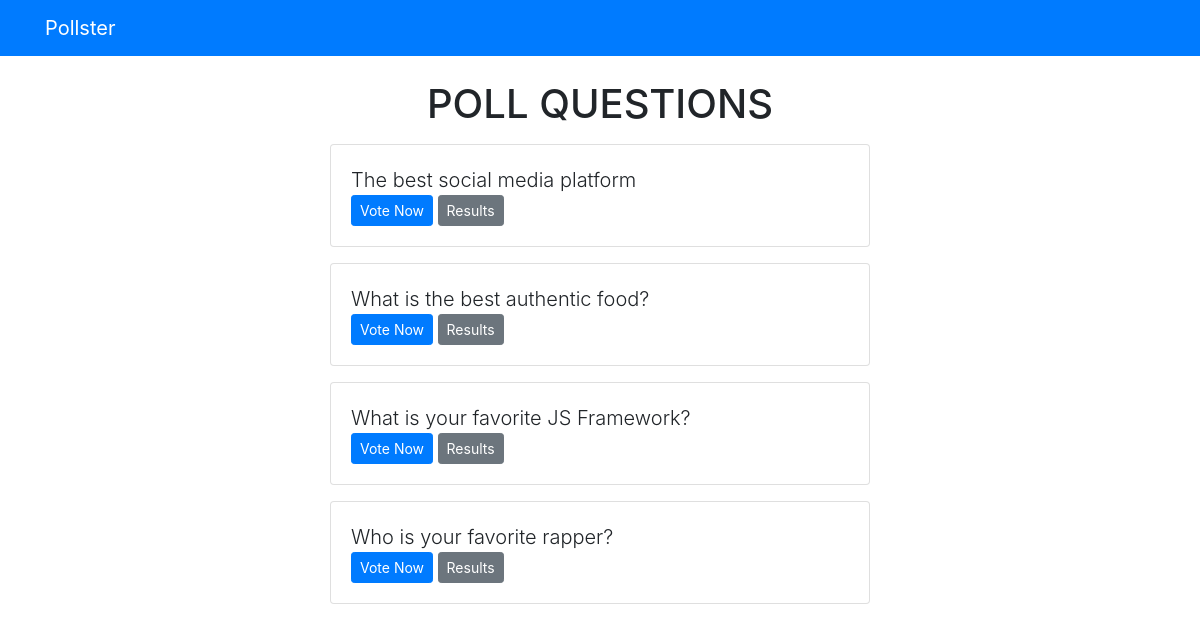
Screenshot of /polls/ with the database file from the repository.
### polls/models.py (models this page shows, shortened)
class Question(models.Model):
    question_text = models.CharField(max_length=200)
    publish_date = models.DateTimeField('Date Published')

### polls/views.py (the view)
def index(request):
    latest_question_list = Question.objects.order_by('-publish_date')[:5]
    context = {'latest_question_list': latest_question_list}
    return render(request, 'polls/index.html', context)

### templates/polls/index.html
{% extends 'base.html' %}
{% block content %}
    <h1 class="text-center mb-3">POLL QUESTIONS</h1>
    {% if latest_question_list %}
        {% for question in latest_question_list %}
            <div class="card mb-3">
                <div class="card-body">
                    <div class="lead">{{ question.question_text }}</div>
                    <a href="{% url 'polls:detail' question.id %}" class="btn btn-primary btn-sm">Vote Now</a>
                    <a href="{% url 'polls:results' question.id %}" class="btn btn-secondary btn-sm">Results</a>
                </div>
            </div>
        {% endfor %}
    {%else%}
        <p>No Polls Available</p>
    {% endif %}
{% endblock %}

### rows the page displays
Question: question_text "The best social media platform"
Question: question_text "What is the best authentic food?"
Question: question_text "What is your favorite JS Framework?"
Question: question_text "Who is your favorite rapper?"
